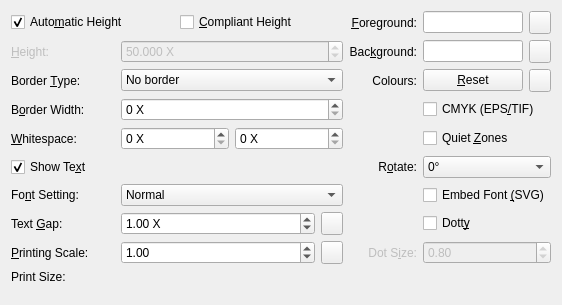
         <widget class="QWidget" name="tabAppear">
          <property name="maximumSize">
           <size>
            <width>678</width>
            <height>16777215</height>
           </size>
          </property>
          <attribute name="title">
           <string>A&amp;ppearance</string>
          </attribute>
          <layout class="QVBoxLayout" name="vLayoutAppearance">
           <item>
            <layout class="QGridLayout" name="gridLayout">
             <item row="0" column="0" colspan="3">
              <layout class="QHBoxLayout" name="hLayoutAutoHeight">
               <item>
                <widget class="QCheckBox" name="chkAutoHeight">
                 <property name="toolTip">
                  <string>Use default height
(ignored if disabled)</string>
                 </property>
                 <property name="text">
                  <string>Auto&amp;matic Height</string>
                 </property>
                 <property name="checked">
                  <bool>true</bool>
                 </property>
                </widget>
               </item>
               <item>
                <widget class="QCheckBox" name="chkCompliantHeight">
                 <property name="toolTip">
                  <string>Warn if height specified not compliant with specification,
or use standard height (if any) for default
(ignored if disabled)</string>
                 </property>
                 <property name="text">
                  <string>&amp;Compliant Height</string>
                 </property>
                 <property name="checked">
                  <bool>false</bool>
                 </property>
                </widget>
               </item>
              </layout>
             </item>
             <item row="1" column="0">
              <widget class="QLabel" name="lblHeight">
               <property name="enabled">
                <bool>false</bool>
               </property>
               <property name="toolTip">
                <string>Overall symbol height in X-dimensions
(ignored if disabled)</string>
               </property>
               <property name="text">
                <string>&amp;Height:</string>
               </property>
               <property name="alignment">
                <set>Qt::AlignmentFlag::AlignLeading|Qt::AlignmentFlag::AlignLeft|Qt::AlignmentFlag::AlignVCenter</set>
               </property>
               <property name="buddy">
                <cstring>heightb</cstring>
               </property>
              </widget>
             </item>
             <item row="1" column="1" colspan="2">
              <widget class="QDoubleSpinBox" name="heightb">
               <property name="enabled">
                <bool>false</bool>
               </property>
               <property name="toolTip">
                <string>Overall symbol height in X-dimensions
(ignored if disabled)</string>
               </property>
               <property name="accelerated">
                <bool>true</bool>
               </property>
               <property name="prefix">
                <string/>
               </property>
               <property name="suffix">
                <string> X</string>
               </property>
               <property name="decimals">
                <number>3</number>
               </property>
               <property name="minimum">
                <double>0.500000000000000</double>
               </property>
               <property name="maximum">
                <double>2000.000000000000000</double>
               </property>
               <property name="singleStep">
                <double>0.100000000000000</double>
               </property>
               <property name="value">
                <double>50.000000000000000</double>
               </property>
              </widget>
             </item>
             <item row="2" column="0">
              <widget class="QLabel" name="lblBorderType">
               <property name="toolTip">
                <string>Add border or box</string>
               </property>
               <property name="text">
                <string>Border &amp;Type:</string>
               </property>
               <property name="alignment">
                <set>Qt::AlignmentFlag::AlignLeading|Qt::AlignmentFlag::AlignLeft|Qt::AlignmentFlag::AlignVCenter</set>
               </property>
               <property name="buddy">
                <cstring>btype</cstring>
               </property>
              </widget>
             </item>
             <item row="2" column="1" colspan="2">
              <widget class="QComboBox" name="btype">
               <property name="toolTip">
                <string>Add border or box</string>
               </property>
               <property name="minimumContentsLength">
                <number>24</number>
               </property>
               <item>
                <property name="text">
                 <string>No border</string>
                </property>
               </item>
               <item>
                <property name="text">
                 <string>Bind</string>
                </property>
               </item>
               <item>
                <property name="text">
                 <string>Box</string>
                </property>
               </item>
               <item>
                <property name="text">
                 <string>Bind Top</string>
                </property>
               </item>
              </widget>
             </item>
             <item row="3" column="0">
              <widget class="QLabel" name="lblBorderWidth">
               <property name="toolTip">
                <string>Width of boundary bars or border in X-dimensions</string>
               </property>
               <property name="text">
                <string>B&amp;order Width:</string>
               </property>
               <property name="alignment">
                <set>Qt::AlignmentFlag::AlignLeading|Qt::AlignmentFlag::AlignLeft|Qt::AlignmentFlag::AlignVCenter</set>
               </property>
               <property name="buddy">
                <cstring>bwidth</cstring>
               </property>
              </widget>
             </item>
             <item row="3" column="1" colspan="2">
              <widget class="QSpinBox" name="bwidth">
               <property name="toolTip">
                <string>Width of boundary bars or border in X-dimensions</string>
               </property>
               <property name="suffix">
                <string> X</string>
               </property>
               <property name="minimum">
                <number>0</number>
               </property>
               <property name="maximum">
                <number>16</number>
               </property>
               <property name="value">
                <number>0</number>
               </property>
              </widget>
             </item>
             <item row="4" column="0">
              <widget class="QLabel" name="lblWhitespace">
               <property name="toolTip">
                <string>Horizontal whitespace, Vertical whitespace, in X-dimensions</string>
               </property>
               <property name="text">
                <string>&amp;Whitespace:</string>
               </property>
               <property name="alignment">
                <set>Qt::AlignmentFlag::AlignLeading|Qt::AlignmentFlag::AlignLeft|Qt::AlignmentFlag::AlignVCenter</set>
               </property>
               <property name="buddy">
                <cstring>spnWhitespace</cstring>
               </property>
              </widget>
             </item>
             <item row="4" column="1" colspan="2">
              <layout class="QGridLayout" name="gridLayoutWhitespace">
               <item row="0" column="0">
                <widget class="QSpinBox" name="spnWhitespace">
                 <property name="toolTip">
                  <string>Width of horizontal whitespace on either side
of barcode in X-dimensions</string>
                 </property>
                 <property name="suffix">
                  <string> X</string>
                 </property>
                 <property name="maximum">
                  <number>100</number>
                 </property>
                </widget>
               </item>
               <item row="0" column="1">
                <widget class="QSpinBox" name="spnVWhitespace">
                 <property name="toolTip">
                  <string>Height of vertical whitespace above and below
the barcode in X-dimensions</string>
                 </property>
                 <property name="suffix">
                  <string> X</string>
                 </property>
                 <property name="maximum">
                  <number>100</number>
                 </property>
                </widget>
               </item>
              </layout>
             </item>
             <item row="5" column="0" colspan="2">
              <widget class="QCheckBox" name="chkHRTShow">
               <property name="toolTip">
                <string>Show Human Readable Text in image
(ignored if disabled)</string>
               </property>
               <property name="text">
                <string>Show Te&amp;xt</string>
               </property>
               <property name="checked">
                <bool>true</bool>
               </property>
              </widget>
             </item>
             <item row="6" column="0">
              <widget class="QLabel" name="lblFontSetting">
               <property name="toolTip">
                <string>Set font characteristics
(ignored if disabled)</string>
               </property>
               <property name="text">
                <string>Fo&amp;nt Setting:</string>
               </property>
               <property name="alignment">
                <set>Qt::AlignmentFlag::AlignLeading|Qt::AlignmentFlag::AlignLeft|Qt::AlignmentFlag::AlignVCenter</set>
               </property>
               <property name="buddy">
                <cstring>cmbFontSetting</cstring>
               </property>
              </widget>
             </item>
             <item row="6" column="1" colspan="2">
              <widget class="QComboBox" name="cmbFontSetting">
               <property name="toolTip">
                <string>Set font characteristics
(ignored if disabled)</string>
               </property>
               <item>
                <property name="text">
                 <string>Normal</string>
                </property>
               </item>
               <item>
                <property name="text">
                 <string>Bold</string>
                </property>
               </item>
               <item>
                <property name="text">
                 <string>Small</string>
                </property>
               </item>
               <item>
                <property name="text">
                 <string>Small Bold (vector only)</string>
                </property>
               </item>
              </widget>
             </item>
             <item row="7" column="0">
              <widget class="QLabel" name="lblTextGap">
               <property name="toolTip">
                <string>Gap between barcode and text in X-dimensions
(ignored if disabled)</string>
               </property>
               <property name="text">
                <string>Text &amp;Gap:</string>
               </property>
               <property name="alignment">
                <set>Qt::AlignmentFlag::AlignLeading|Qt::AlignmentFlag::AlignLeft|Qt::AlignmentFlag::AlignVCenter</set>
               </property>
               <property name="buddy">
                <cstring>spnTextGap</cstring>
               </property>
              </widget>
             </item>
             <item row="7" column="1">
              <widget class="QDoubleSpinBox" name="spnTextGap">
               <property name="toolTip">
                <string>Gap between barcode and text in X-dimensions
(ignored if disabled)</string>
               </property>
               <property name="prefix">
                <string/>
               </property>
               <property name="suffix">
                <string> X</string>
               </property>
               <property name="decimals">
                <number>2</number>
               </property>
               <property name="minimum">
                <double>-5.000000000000000</double>
               </property>
               <property name="maximum">
                <double>10.000000000000000</double>
               </property>
               <property name="singleStep">
                <double>0.100000000000000</double>
               </property>
               <property name="value">
                <double>1.000000000000000</double>
               </property>
              </widget>
             </item>
             <item row="7" column="2">
              <widget class="QToolButton" name="btnClearTextGap">
               <property name="maximumSize">
                <size>
                 <width>22</width>
                 <height>26</height>
                </size>
               </property>
               <property name="toolTip">
                <string>Set text gap to default 1X</string>
               </property>
               <property name="text">
                <string/>
               </property>
              </widget>
             </item>
             <item row="8" column="0">
              <widget class="QLabel" name="lblScale">
               <property name="toolTip">
                <string>Image scale when output to file
(adjusts the X-dimension)</string>
               </property>
               <property name="text">
                <string>&amp;Printing Scale:</string>
               </property>
               <property name="alignment">
                <set>Qt::AlignmentFlag::AlignLeading|Qt::AlignmentFlag::AlignLeft|Qt::AlignmentFlag::AlignVCenter</set>
               </property>
               <property name="buddy">
                <cstring>spnScale</cstring>
               </property>
              </widget>
             </item>
             <item row="8" column="1">
              <widget class="QDoubleSpinBox" name="spnScale">
               <property name="toolTip">
                <string>Image scale when output to file
(adjusts the X-dimension)</string>
               </property>
               <property name="suffix">
                <string/>
               </property>
               <property name="decimals">
                <number>2</number>
               </property>
               <property name="minimum">
                <double>0.100000000000000</double>
               </property>
               <property name="maximum">
                <double>200.000000000000000</double>
               </property>
               <property name="singleStep">
                <double>0.500000000000000</double>
               </property>
               <property name="value">
                <double>1.000000000000000</double>
               </property>
              </widget>
             </item>
             <item row="8" column="2">
              <widget class="QToolButton" name="btnScale">
               <property name="maximumSize">
                <size>
                 <width>22</width>
                 <height>26</height>
                </size>
               </property>
               <property name="toolTip">
                <string>Set Printing Scale by X-dimension and resolution</string>
               </property>
               <property name="text">
                <string/>
               </property>
              </widget>
             </item>
             <item row="9" column="0">
              <widget class="QLabel" name="lblSize">
               <property name="toolTip">
                <string>Image size (width x height) of barcode
at given dot density</string>
               </property>
               <property name="text">
                <string>Print Size:</string>
               </property>
               <property name="alignment">
                <set>Qt::AlignmentFlag::AlignLeading|Qt::AlignmentFlag::AlignLeft|Qt::AlignmentFlag::AlignVCenter</set>
               </property>
              </widget>
             </item>
             <item row="9" column="1" colspan="5">
              <widget class="QLabel" name="lblSizeMsg">
               <property name="toolTip">
                <string>Image size (width x height) of barcode
at given dot density</string>
               </property>
               <property name="text">
                <string/>
               </property>
              </widget>
             </item>
             <item row="0" column="3">
              <widget class="QLabel" name="label_fgcolor">
               <property name="enabled">
                <bool>true</bool>
               </property>
               <property name="toolTip">
                <string>Change colour of ink</string>
               </property>
               <property name="text">
                <string>&amp;Foreground:</string>
               </property>
               <property name="alignment">
                <set>Qt::AlignmentFlag::AlignRight|Qt::AlignmentFlag::AlignTrailing|Qt::AlignmentFlag::AlignVCenter</set>
               </property>
               <property name="buddy">
                <cstring>txt_fgcolor</cstring>
               </property>
              </widget>
             </item>
             <item row="0" column="4">
              <widget class="QLineEdit" name="txt_fgcolor">
               <property name="maximumSize">
                <size>
                 <width>100</width>
                 <height>16777215</height>
                </size>
               </property>
               <property name="toolTip">
                <string>Change ink colour, format is
hexadecimal &quot;RRGGBB&quot; or &quot;RRGGBBAA&quot; (alpha)
or decimal &quot;C,M,Y,K&quot; percentages (0-100)</string>
               </property>
               <property name="maxLength">
                <number>15</number>
               </property>
              </widget>
             </item>
             <item row="0" column="5">
              <widget class="QToolButton" name="fgcolor">
               <property name="maximumSize">
                <size>
                 <width>22</width>
                 <height>26</height>
                </size>
               </property>
               <property name="toolTip">
                <string>Change ink colour using picker</string>
               </property>
               <property name="text">
                <string/>
               </property>
              </widget>
             </item>
             <item row="1" column="3">
              <widget class="QLabel" name="label_bgcolor">
               <property name="enabled">
                <bool>true</bool>
               </property>
               <property name="toolTip">
                <string>Change colour of paper</string>
               </property>
               <property name="text">
                <string>Bac&amp;kground:</string>
               </property>
               <property name="alignment">
                <set>Qt::AlignmentFlag::AlignRight|Qt::AlignmentFlag::AlignTrailing|Qt::AlignmentFlag::AlignVCenter</set>
               </property>
               <property name="buddy">
                <cstring>txt_bgcolor</cstring>
               </property>
              </widget>
             </item>
             <item row="1" column="4">
              <widget class="QLineEdit" name="txt_bgcolor">
               <property name="maximumSize">
                <size>
                 <width>100</width>
                 <height>16777215</height>
                </size>
               </property>
               <property name="toolTip">
                <string>Change paper colour, format is
hexadecimal &quot;RRGGBB&quot; or &quot;RRGGBBAA&quot; (alpha)
or decimal &quot;C,M,Y,K&quot; percentages (0-100).
For no background, set alpha channel to zero,
e.g. &quot;FFFFFF00&quot;</string>
               </property>
               <property name="maxLength">
                <number>15</number>
               </property>
              </widget>
             </item>
             <item row="1" column="5">
              <widget class="QToolButton" name="bgcolor">
               <property name="maximumSize">
                <size>
                 <width>22</width>
                 <height>26</height>
                </size>
               </property>
               <property name="toolTip">
                <string>Change paper colour using picker</string>
               </property>
               <property name="text">
                <string/>
               </property>
              </widget>
             </item>
             <item row="2" column="3">
              <widget class="QLabel" name="label_colours">
               <property name="enabled">
                <bool>true</bool>
               </property>
               <property name="toolTip">
                <string>Reset or reverse colours</string>
               </property>
               <property name="text">
                <string>Colours:</string>
               </property>
               <property name="alignment">
                <set>Qt::AlignmentFlag::AlignRight|Qt::AlignmentFlag::AlignTrailing|Qt::AlignmentFlag::AlignVCenter</set>
               </property>
               <property name="buddy">
                <cstring>btnReset</cstring>
               </property>
              </widget>
             </item>
             <item row="2" column="4">
              <widget class="QPushButton" name="btnReset">
               <property name="maximumSize">
                <size>
                 <width>100</width>
                 <height>16777215</height>
                </size>
               </property>
               <property name="toolTip">
                <string>Reset colours to black on white</string>
               </property>
               <property name="text">
                <string>&amp;Reset</string>
               </property>
              </widget>
             </item>
             <item row="2" column="5">
              <widget class="QToolButton" name="btnReverse">
               <property name="maximumSize">
                <size>
                 <width>22</width>
                 <height>26</height>
                </size>
               </property>
               <property name="toolTip">
                <string>Swap foreground and background colours
(reflectance reversal)</string>
               </property>
               <property name="text">
                <string/>
               </property>
              </widget>
             </item>
             <item row="3" column="4" colspan="2">
              <widget class="QCheckBox" name="chkCMYK">
               <property name="toolTip">
                <string>Use CMYK colour space in EPS/TIF output</string>
               </property>
               <property name="text">
                <string>CMYK (EPS&amp;/TIF)</string>
               </property>
               <property name="checked">
                <bool>false</bool>
               </property>
              </widget>
             </item>
             <item row="4" column="4" colspan="2">
              <widget class="QCheckBox" name="chkQuietZones">
               <property name="toolTip">
                <string>Add compliant quiet zones (if any) to whitespace
(ignored if disabled)</string>
               </property>
               <property name="text">
                <string>Quiet &amp;Zones</string>
               </property>
               <property name="checked">
                <bool>false</bool>
               </property>
              </widget>
             </item>
             <item row="5" column="3">
              <widget class="QLabel" name="lblRotate">
               <property name="toolTip">
                <string>Rotate symbol by degrees</string>
               </property>
               <property name="text">
                <string>R&amp;otate:</string>
               </property>
               <property name="alignment">
                <set>Qt::AlignmentFlag::AlignRight|Qt::AlignmentFlag::AlignTrailing|Qt::AlignmentFlag::AlignVCenter</set>
               </property>
               <property name="buddy">
                <cstring>cmbRotate</cstring>
               </property>
              </widget>
             </item>
             <item row="5" column="4" colspan="2">
              <widget class="QComboBox" name="cmbRotate">
               <property name="toolTip">
                <string>Rotate symbol by degrees</string>
               </property>
               <item>
                <property name="text">
                 <string>0°</string>
                </property>
               </item>
               <item>
                <property name="text">
                 <string>90°</string>
                </property>
               </item>
               <item>
                <property name="text">
                 <string>180°</string>
                </property>
               </item>
               <item>
                <property name="text">
                 <string>270°</string>
                </property>
               </item>
              </widget>
             </item>
             <item row="6" column="4" colspan="2">
              <widget class="QCheckBox" name="chkEmbedVectorFont">
               <property name="toolTip">
                <string>Embed font in SVG output
(ignored if disabled)</string>
               </property>
               <property name="text">
                <string>Embed Font &amp;(SVG)</string>
               </property>
               <property name="checked">
                <bool>false</bool>
               </property>
              </widget>
             </item>
             <item row="7" column="4" colspan="2">
              <widget class="QCheckBox" name="chkDotty">
               <property name="toolTip">
                <string>Use dots instead of squares for matrix symbols
(ignored if disabled)</string>
               </property>
               <property name="text">
                <string>Dott&amp;y</string>
               </property>
               <property name="checked">
                <bool>false</bool>
               </property>
              </widget>
             </item>
             <item row="8" column="3">
              <widget class="QLabel" name="lblDotSize">
               <property name="enabled">
                <bool>false</bool>
               </property>
               <property name="toolTip">
                <string>Size of dots
(ignored if disabled)</string>
               </property>
               <property name="text">
                <string>Dot S&amp;ize:</string>
               </property>
               <property name="alignment">
                <set>Qt::AlignmentFlag::AlignRight|Qt::AlignmentFlag::AlignTrailing|Qt::AlignmentFlag::AlignVCenter</set>
               </property>
               <property name="buddy">
                <cstring>spnDotSize</cstring>
               </property>
              </widget>
             </item>
             <item row="8" column="4" colspan="2">
              <widget class="QDoubleSpinBox" name="spnDotSize">
               <property name="enabled">
                <bool>false</bool>
               </property>
               <property name="toolTip">
                <string>Size of dots
(ignored if disabled)</string>
               </property>
               <property name="suffix">
                <string/>
               </property>
               <property name="decimals">
                <number>2</number>
               </property>
               <property name="minimum">
                <double>0.010000000000000</double>
               </property>
               <property name="maximum">
                <double>20.000000000000000</double>
               </property>
               <property name="singleStep">
                <double>0.100000000000000</double>
               </property>
               <property name="value">
                <double>0.800000000000000</double>
               </property>
              </widget>
             </item>
            </layout>
           </item>
           <item>
            <spacer name="vSpacerAppearance">
             <property name="orientation">
              <enum>Qt::Orientation::Vertical</enum>
             </property>
             <property name="sizeHint" stdset="0">
              <size>
               <width>40</width>
               <height>10</height>
              </size>
             </property>
            </spacer>
           </item>
          </layout>
         </widget>
